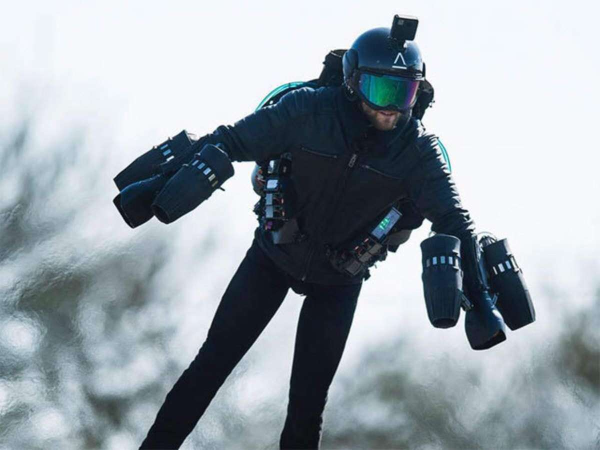
#> input picture Automation/Image Processing/Pillow library use/flying_suite.jpg, 1200 x 900 px (shown at 1/2 size)
$ python '1-Intro to Pillow.py'
#> lines starting #> are read from the running program, lines starting #| are printed output that depends on the picture
from PIL import Image
image_path = "flying_suite.jpg"
rename = "flying_suite resized 350x350.jpg"
im = Image.open(image_path)
#> im is the input picture: PIL image 1200x900 RGB; mean R, G, B 153.6, 163.4, 170.8
print(im.format, im.size, im.mode)
#| JPEG (1200, 900) RGB

im1 = im.convert('RGB')
im1 = im1.resize((350, 350))
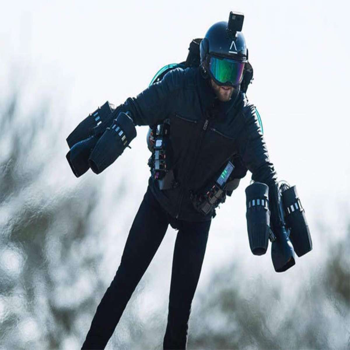
#> im1: PIL image 350x350 RGB; mean R, G, B 153.6, 163.4, 170.8
print(im1.size)
#| (350, 350)
im1.save(rename)

$ run again, with Automation/Image Processing/Pillow library use/w2_resized 1440x450.jpg copied over Automation/Image Processing/Pillow library use/flying_suite.jpg
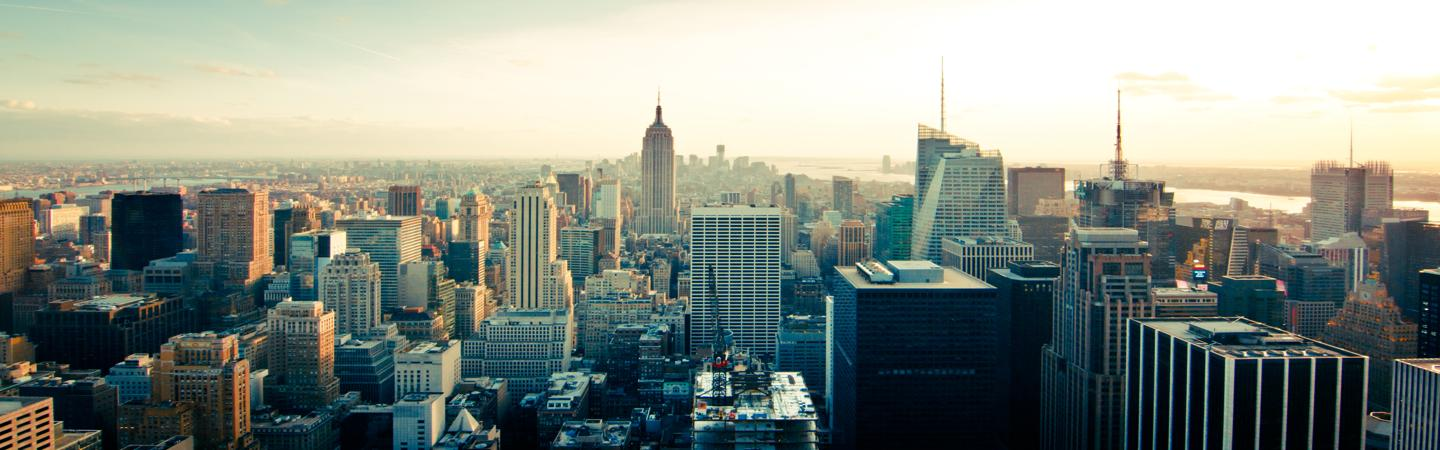
#> input picture Automation/Image Processing/Pillow library use/w2_resized 1440x450.jpg, 1440 x 450 px
#> im is the input picture: PIL image 1440x450 RGB; mean R, G, B 134.8, 142.1, 133
#| JPEG (1440, 450) RGB
#> `im1 = im1.resize((350, 350))`:
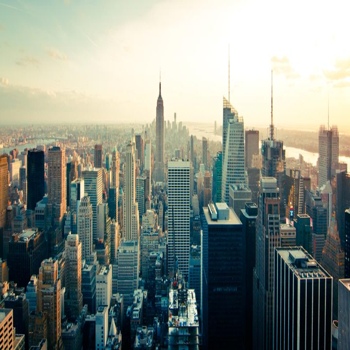
#> im1: PIL image 350x350 RGB; mean R, G, B 134.8, 142.1, 133
#| (350, 350)
